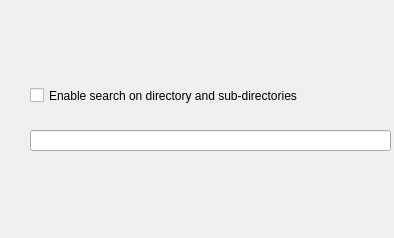
<?xml version="1.0" encoding="UTF-8"?>
<ui version="4.0">
 <class>Form</class>
 <widget class="QWidget" name="Form">
  <property name="geometry">
   <rect>
    <x>0</x>
    <y>0</y>
    <width>394</width>
    <height>238</height>
   </rect>
  </property>
  <property name="windowTitle">
   <string>Form</string>
  </property>
  <widget class="QCheckBox" name="checkBox">
   <property name="geometry">
    <rect>
     <x>30</x>
     <y>80</y>
     <width>365</width>
     <height>31</height>
    </rect>
   </property>
   <property name="text">
    <string>Enable search on directory and sub-directories</string>
   </property>
  </widget>
  <widget class="QLineEdit" name="lineEdit">
   <property name="geometry">
    <rect>
     <x>30</x>
     <y>130</y>
     <width>361</width>
     <height>21</height>
    </rect>
   </property>
  </widget>
 </widget>
 <resources/>
 <connections/>
</ui>
